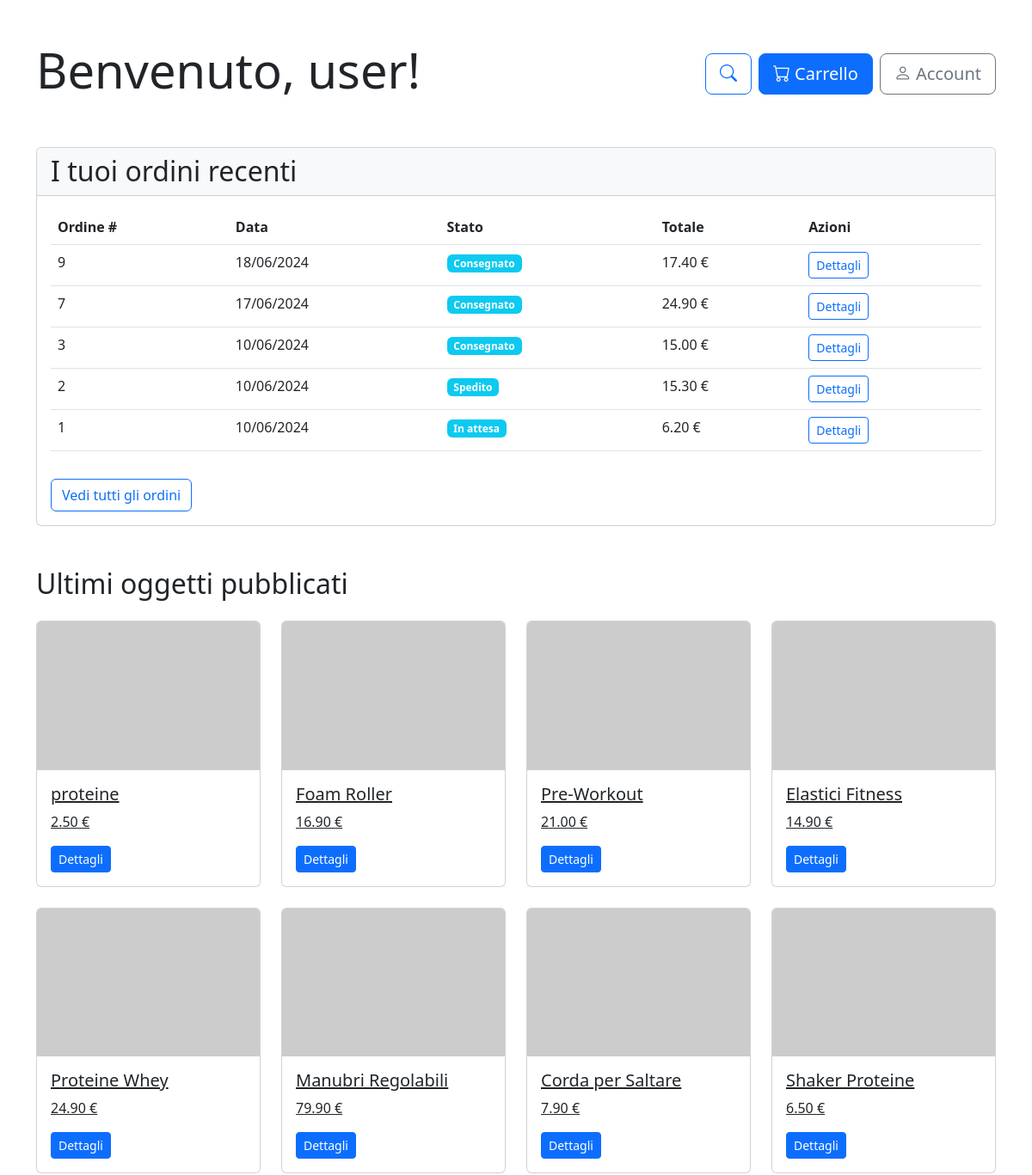
Before: /user_home_page/ (signed in, upper part) with the older database file.
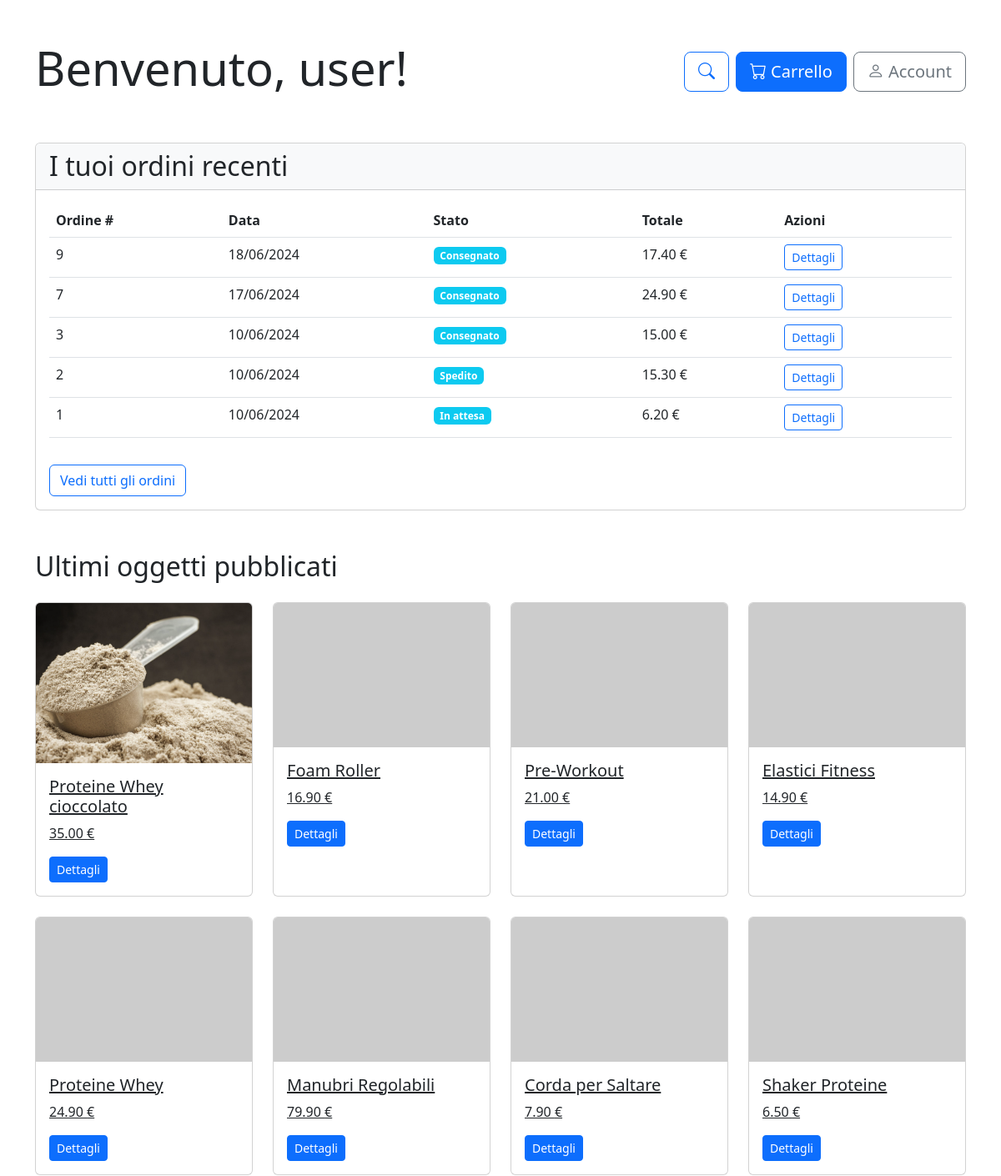
After: the same page with the newer database file.
### products/models.py (models this page shows, shortened)
class Product(models.Model):
    category = models.ManyToManyField(Category)  #todo: decide if meny-to-many or foreign key
    name = models.CharField(max_length=200, unique=True)
    description = models.TextField(blank=True)
    price = models.DecimalField(max_digits=10, decimal_places=2)
    stock = models.PositiveIntegerField()
    available = models.BooleanField(default=True)
    created = models.DateTimeField(auto_now_add=True)
    updated = models.DateTimeField(auto_now=True)  #todo: add the user who created the product
    image = models.ImageField(upload_to='product_images/', blank=True, null=True)
    added_by = models.ForeignKey('users.CustomUser', on_delete=models.SET_NULL, related_name='products_added', null=True, blank=True)
    modified_by = models.ForeignKey('users.CustomUser', on_delete=models.SET_NULL, related_name='products_modified', null=True, blank=True)
    class Meta:
        ordering = ('name',)

### users/views.py (the view)
# urls.py: path('user_home_page/', user_home_page, name='user_home_page'),
@login_required
def user_home_page(request):
    user = request.user
    recent_orders = Order.objects.filter(user=user).order_by('-created_at')[:5]
    categories = Category.objects.all()
    latest_products = Product.objects.all().order_by('-created')[:8]
    already_bought_products_list = recent_orders.first()
    already_bought_products =  OrderItem.objects.filter(order=already_bought_products_list)
    already_bought_products_category = Category.objects.filter(product__in=already_bought_products.values_list('product', flat=True))
    if already_bought_products_category.exists() and already_bought_products.exists():
        suggested_products = Product.objects.filter(category__in=already_bought_products_category).exclude(id__in=already_bought_products)[:4]
    else:
        suggested_products = Product.objects.all().order_by('-created')[:4]
    context = {
        'user': user,
        'recent_orders': recent_orders,
        'latest_products': latest_products,
        'categories': categories,
        'suggested_products': suggested_products
    }
    return render(request, 'users/user_home_page.html', context)

### core/models.py (called while the page is built)
    def get_total_cost(self):
        return sum(item.get_cost() for item in self.items.all())

    def get_cost(self):
        return self.price * self.quantity

### templates/users/user_home_page.html (shortened to what this page needs)
{% extends "base.html" %}
{% block content %}
<div class="container py-5">
    <div class="row mb-5">
        <div class="col-md-8">
            <h1 class="display-4">Benvenuto, {{ user.username }}!</h1>
        </div>
        <div class="col-md-4 text-end d-flex align-items-center justify-content-end">
            <a href="{% url 'products:product_list_category' %}" class="btn btn-outline-primary btn-lg me-2" title="Cerca prodotti">
                <i class="bi bi-search"></i>
            </a>
            <a href="{% url 'core:view_cart' %}" class="btn btn-primary btn-lg">
                <i class="bi bi-cart"></i> Carrello
            </a>
            <a href="{% url 'users:account' %}" class="btn btn-outline-secondary btn-lg ms-2">
                <i class="bi bi-person"></i> Account
            </a>
        </div>
    </div>
    <div class="card mb-5">
        <div class="card-header bg-light">
            <h2 class="mb-0">I tuoi ordini recenti</h2>
        </div>
        <div class="card-body">
            {% if recent_orders %}
                <div class="table-responsive">
                    <table class="table table-hover">
                        <thead>
                            <tr>
                                <th>Ordine #</th>
                                <th>Data</th>
                                <th>Stato</th>
                                <th>Totale</th>
                                <th>Azioni</th>
                            </tr>
                        </thead>
                        <tbody>
                            {% for order in recent_orders %}
                            <tr>
                                <td>{{ order.id }}</td>
                                <td>{{ order.created_at|date:"d/m/Y" }}</td>
                                <td>
                                    <span class="badge {% if order.status == 'completed' %}bg-success{% elif order.status == 'processing' %}bg-warning{% else %}bg-info{% endif %}">
                                        {{ order.get_status_display }}
                                    </span>
                                </td>
                                <td>{{ order.get_total_cost }} €</td>
                                <td>
                                    <a href="{% url 'core:order_detail' order.id %}" class="btn btn-sm btn-outline-primary">Dettagli</a>
                                </td>
                            </tr>
                            {% endfor %}
                        </tbody>
                    </table>
                </div>
                <a href="{% url 'core:order_history' %}" class="btn btn-outline-primary mt-3">Vedi tutti gli ordini</a>
            {% else %}
                <div class="alert alert-info">Non hai ancora effettuato alcun ordine.</div>
            {% endif %}
        </div>
    </div>
    <h2 class="mb-4">Ultimi oggetti pubblicati</h2>
    <div class="row row-cols-1 row-cols-md-4 g-4 mb-5">
        {% for product in latest_products %}
        <div class="col">
            <a href="{% url 'products:product_info' product.id %}?source=user_home_page" class="card h-100">
                {% if product.image %}
                    <img src="{{ product.image.url }}" class="card-img-top" alt="{{ product.name }}">
                {% else %}
                    <img src='https://www.placehold.co/30x20' class="card-img-top" alt="{{ product.name }}">
                {% endif %}
                <div class="card-body">
                    <h5 class="card-title">{{ product.name }}</h5>
                    <p class="card-text">{{ product.price }} €</p>
                    <span class="btn btn-sm btn-primary">Dettagli</span>
                </div>
            </a>
        </div>
        {% empty %}
        <div class="col-12">
            <div class="alert alert-info">Nessun prodotto disponibile al momento</div>
        </div>
        {% endfor %}
    </div>
</div>
{% endblock %}

Changed rows visible on the page:
changed Product: image: picture added; name "proteine" → "Proteine Whey cioccolato"; price "2.50" → "35.00"
